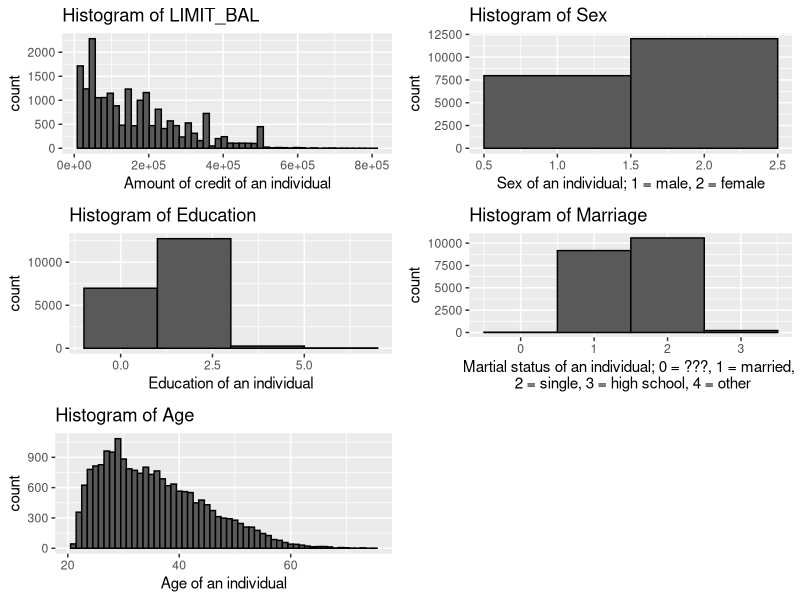
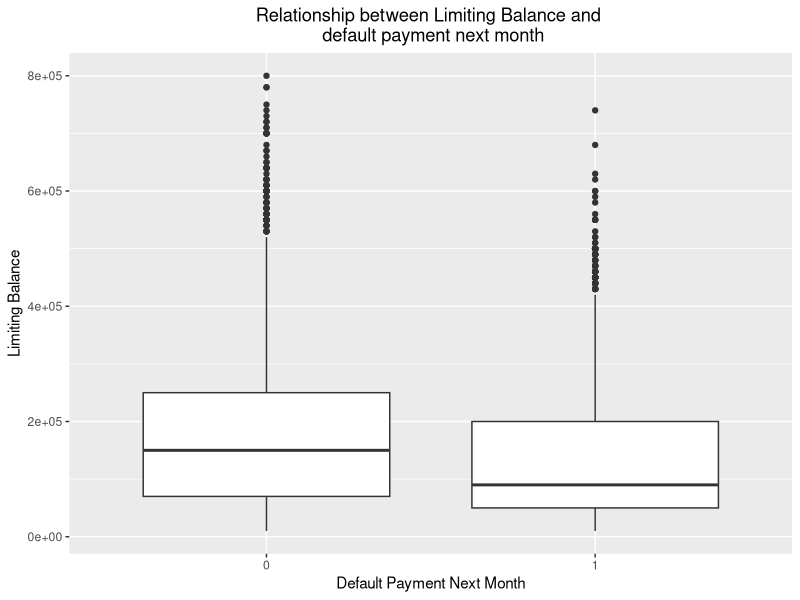
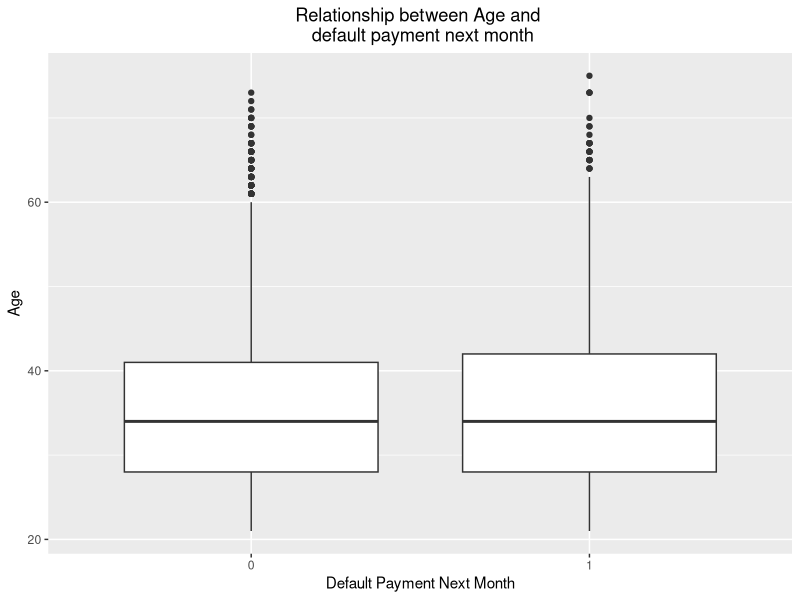
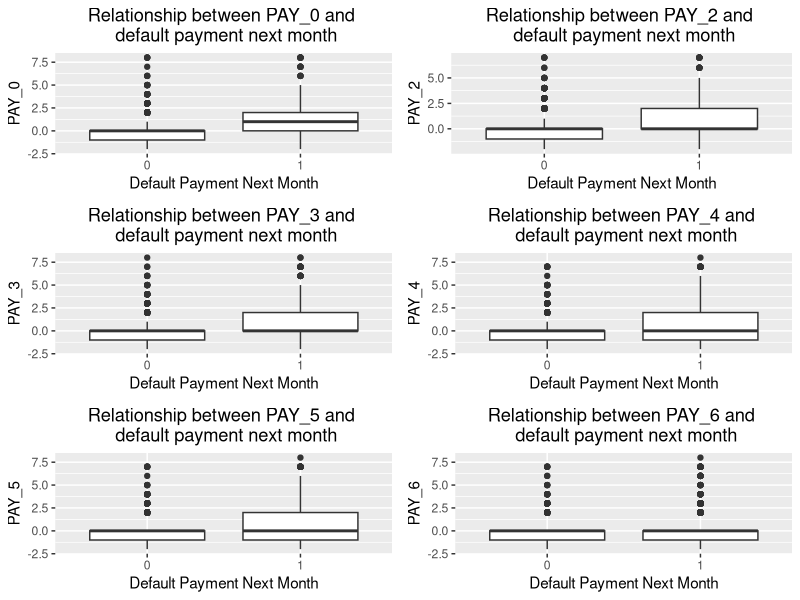
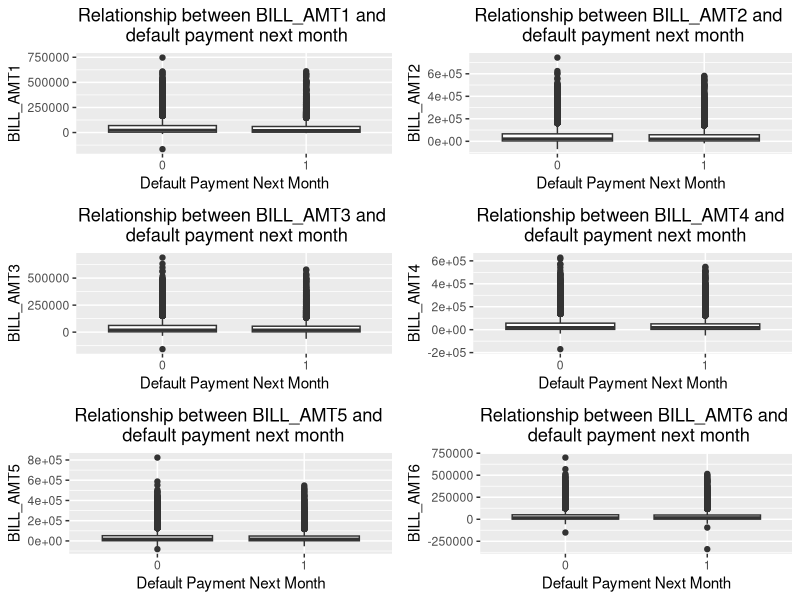
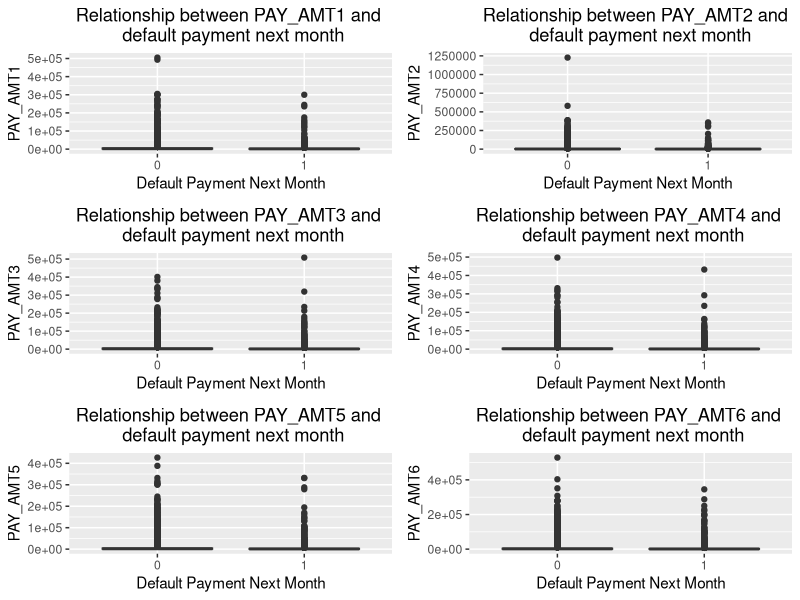
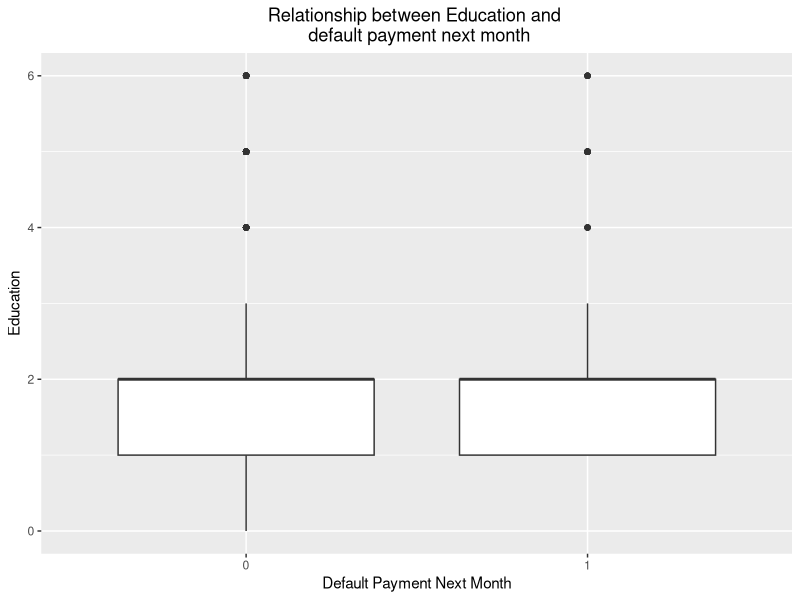

Source code (R) for these figures, in order:
## ---- chunk 1
knitr::opts_chunk$set(echo = TRUE)

# Import libraries
library(tidyverse)
library(gridExtra)
library(caret)
library(MASS)
library(kableExtra)

setwd("E:/Documents/GitHub/SM3_Group_Project")
## ---- chunk 2
# Read in the headers
headers <- read.csv(file = "train.csv", skip=1, header=F, nrows=1, as.is=T)

# Read in complete dataset
dat <- read.csv(file = "train.csv", skip = 2, header = F)

# Add the headers to dataset
colnames(dat) <- headers

# Remove the ID field
dat <- dat[ ,-1]

# Rename response variable for brevity and set as factor
names(dat)[ncol(dat)]<-"y"
dat$y = as.factor(dat$y)

# Split into training and test set
set.seed(250)
trainIndex <- createDataPartition(dat$y, p = .7, list = FALSE, times = 1)
train.set <- dat[trainIndex,]
test.set <- dat[-trainIndex,]
## ---- chunk 3

# p1 <- ggplot(dat, aes(x = y)) +
#   geom_histogram(bins = 2, col = "black") +
#   ggtitle("Histogram of Default Payment Last Month (name?)") +
#   xlab("Default Payment Last Month")

p2 <- ggplot(dat, aes(x = LIMIT_BAL)) +
  geom_histogram(bins = 50, col = "black") +
  ggtitle("Histogram of LIMIT_BAL") +
  xlab("Amount of credit of an individual")

p3 <- ggplot(dat, aes(x = SEX)) +
  geom_histogram(bins = 2, col = "black") +
  ggtitle("Histogram of Sex") +
  xlab("Sex of an individual; 1 = male, 2 = female")

p4 <- ggplot(dat, aes(x = EDUCATION)) +
  geom_histogram(bins = 4, col = "black") +
  ggtitle("Histogram of Education") +
  xlab("Education of an individual")

p5 <- ggplot(dat, aes(x = MARRIAGE)) +
  geom_histogram(bins = 4, col = "black") +
  ggtitle("Histogram of Marriage") +
  xlab("Martial status of an individual; 0 = ???, 1 = married, \n 2 = single, 3 = high school, 4 = other")

p6 <- ggplot(dat, aes(x = AGE)) +
  geom_histogram(binwidth = 1, col = "black") +
  ggtitle("Histogram of Age") +
  xlab("Age of an individual")

# Output plots in 3x2 grid
grid.arrange(p2, p3, p4, p5, p6, nrow = 3)
## ---- chunk 4
headers <- read.csv(file = "train.csv", skip = 1, header = F, nrows = 1, as.is = TRUE)
# Read in complete dataset
dat <- read.csv(file = "train.csv", skip = 2, header = FALSE)
# Add the headers to dataset
colnames(dat) <- headers
## ---- chunk 5
ggplot(aes(x=as.factor(`default payment next month`), y=LIMIT_BAL, group=`default payment next month`),data=dat) + geom_boxplot() + ggtitle("Relationship between Limiting Balance and \n default payment next month") + theme(plot.title = element_text(hjust = 0.5)) + ylab("Limiting Balance") + xlab("Default Payment Next Month")
## ---- chunk 6
print(median(dat$LIMIT_BAL[dat$`default payment next month`==0]))
print(median(dat$LIMIT_BAL[dat$`default payment next month`==1]))
## ---- chunk 7
ggplot(aes(x=as.factor(`default payment next month`), y=AGE, group=`default payment next month`),data=dat) + geom_boxplot() + ggtitle("Relationship between Age and \n default payment next month") + theme(plot.title = element_text(hjust = 0.5)) + ylab("Age") + xlab("Default Payment Next Month")
## ---- chunk 8
print(quantile(dat$AGE[dat$`default payment next month`==0]))
print(quantile(dat$AGE[dat$`default payment next month`==1]))
## ---- chunk 9
p1 <- ggplot(aes(x=as.factor(`default payment next month`), y=PAY_0, group=`default payment next month`),data=dat) + geom_boxplot() + ggtitle("Relationship between PAY_0 and \n default payment next month") + theme(plot.title = element_text(hjust = 0.5)) + ylab("PAY_0") + xlab("Default Payment Next Month")

p2 <- ggplot(aes(x=as.factor(`default payment next month`), y=PAY_2, group=`default payment next month`),data=dat) + geom_boxplot() + ggtitle("Relationship between PAY_2 and \n default payment next month") + theme(plot.title = element_text(hjust = 0.5)) + ylab("PAY_2") + xlab("Default Payment Next Month")

p3 <- ggplot(aes(x=as.factor(`default payment next month`), y=PAY_3, group=`default payment next month`),data=dat) + geom_boxplot() + ggtitle("Relationship between PAY_3 and \n default payment next month") + theme(plot.title = element_text(hjust = 0.5)) + ylab("PAY_3") + xlab("Default Payment Next Month")

p4 <- ggplot(aes(x=as.factor(`default payment next month`), y=PAY_4, group=`default payment next month`),data=dat) + geom_boxplot() + ggtitle("Relationship between PAY_4 and \n default payment next month") + theme(plot.title = element_text(hjust = 0.5)) + ylab("PAY_4") + xlab("Default Payment Next Month")

p5 <- ggplot(aes(x=as.factor(`default payment next month`), y=PAY_5, group=`default payment next month`),data=dat) + geom_boxplot() + ggtitle("Relationship between PAY_5 and \n default payment next month") + theme(plot.title = element_text(hjust = 0.5)) + ylab("PAY_5") + xlab("Default Payment Next Month")

p6 <- ggplot(aes(x=as.factor(`default payment next month`), y=PAY_6, group=`default payment next month`),data=dat) + geom_boxplot() + ggtitle("Relationship between PAY_6 and \n default payment next month") + theme(plot.title = element_text(hjust = 0.5)) + ylab("PAY_6") + xlab("Default Payment Next Month")

# Output plots in 3x2 grid
grid.arrange(p1, p2, p3, p4, p5, p6, nrow = 3)
## ---- chunk 10
p1 <- ggplot(aes(x=as.factor(`default payment next month`), y=BILL_AMT1, group=`default payment next month`),data=dat) + geom_boxplot() + ggtitle("Relationship between BILL_AMT1 and \n default payment next month") + theme(plot.title = element_text(hjust = 0.5)) + ylab("BILL_AMT1") + xlab("Default Payment Next Month")

p2 <- ggplot(aes(x=as.factor(`default payment next month`), y=BILL_AMT2, group=`default payment next month`),data=dat) + geom_boxplot() + ggtitle("Relationship between BILL_AMT2 and \n default payment next month") + theme(plot.title = element_text(hjust = 0.5)) + ylab("BILL_AMT2") + xlab("Default Payment Next Month")

p3 <- ggplot(aes(x=as.factor(`default payment next month`), y=BILL_AMT3, group=`default payment next month`),data=dat) + geom_boxplot() + ggtitle("Relationship between BILL_AMT3 and \n default payment next month") + theme(plot.title = element_text(hjust = 0.5)) + ylab("BILL_AMT3") + xlab("Default Payment Next Month")

p4 <- ggplot(aes(x=as.factor(`default payment next month`), y=BILL_AMT4, group=`default payment next month`),data=dat) + geom_boxplot() + ggtitle("Relationship between BILL_AMT4 and \n default payment next month") + theme(plot.title = element_text(hjust = 0.5)) + ylab("BILL_AMT4") + xlab("Default Payment Next Month")

p5 <- ggplot(aes(x=as.factor(`default payment next month`), y=BILL_AMT5, group=`default payment next month`),data=dat) + geom_boxplot() + ggtitle("Relationship between BILL_AMT5 and \n default payment next month") + theme(plot.title = element_text(hjust = 0.5)) + ylab("BILL_AMT5") + xlab("Default Payment Next Month")

p6 <- ggplot(aes(x=as.factor(`default payment next month`), y=BILL_AMT6, group=`default payment next month`),data=dat) + geom_boxplot() + ggtitle("Relationship between BILL_AMT6 and \n default payment next month") + theme(plot.title = element_text(hjust = 0.5)) + ylab("BILL_AMT6") + xlab("Default Payment Next Month")

# Output plots in 3x2 grid
grid.arrange(p1, p2, p3, p4, p5, p6, nrow = 3)
## ---- chunk 11
print(Med_Def0 <- c(median(dat$BILL_AMT1[dat$`default payment next month`==0]), median(dat$BILL_AMT2[dat$`default payment next month`==0]), median(dat$BILL_AMT3[dat$`default payment next month`==0]), median(dat$BILL_AMT4[dat$`default payment next month`==0]), median(dat$BILL_AMT5[dat$`default payment next month`==0]), median(dat$BILL_AMT6[dat$`default payment next month`==0])))

print(Med_Def1 <- c(median(dat$BILL_AMT1[dat$`default payment next month`==1]), median(dat$BILL_AMT2[dat$`default payment next month`==1]), median(dat$BILL_AMT3[dat$`default payment next month`==1]), median(dat$BILL_AMT4[dat$`default payment next month`==1]), median(dat$BILL_AMT5[dat$`default payment next month`==1]), median(dat$BILL_AMT6[dat$`default payment next month`==1])))

## ---- chunk 12
p1 <- ggplot(aes(x=as.factor(`default payment next month`), y=PAY_AMT1, group=`default payment next month`),data=dat) + geom_boxplot() + ggtitle("Relationship between PAY_AMT1 and \n default payment next month") + theme(plot.title = element_text(hjust = 0.5)) + ylab("PAY_AMT1") + xlab("Default Payment Next Month")

p2 <- ggplot(aes(x=as.factor(`default payment next month`), y=PAY_AMT2, group=`default payment next month`),data=dat) + geom_boxplot() + ggtitle("Relationship between PAY_AMT2 and \n default payment next month") + theme(plot.title = element_text(hjust = 0.5)) + ylab("PAY_AMT2") + xlab("Default Payment Next Month")

p3 <- ggplot(aes(x=as.factor(`default payment next month`), y=PAY_AMT3, group=`default payment next month`),data=dat) + geom_boxplot() + ggtitle("Relationship between PAY_AMT3 and \n default payment next month") + theme(plot.title = element_text(hjust = 0.5)) + ylab("PAY_AMT3") + xlab("Default Payment Next Month")

p4 <- ggplot(aes(x=as.factor(`default payment next month`), y=PAY_AMT4, group=`default payment next month`),data=dat) + geom_boxplot() + ggtitle("Relationship between PAY_AMT4 and \n default payment next month") + theme(plot.title = element_text(hjust = 0.5)) + ylab("PAY_AMT4") + xlab("Default Payment Next Month")

p5 <- ggplot(aes(x=as.factor(`default payment next month`), y=PAY_AMT5, group=`default payment next month`),data=dat) + geom_boxplot() + ggtitle("Relationship between PAY_AMT5 and \n default payment next month") + theme(plot.title = element_text(hjust = 0.5)) + ylab("PAY_AMT5") + xlab("Default Payment Next Month")

p6 <- ggplot(aes(x=as.factor(`default payment next month`), y=PAY_AMT6, group=`default payment next month`),data=dat) + geom_boxplot() + ggtitle("Relationship between PAY_AMT6 and \n default payment next month") + theme(plot.title = element_text(hjust = 0.5)) + ylab("PAY_AMT6") + xlab("Default Payment Next Month")

# Output plots in 3x2 grid
grid.arrange(p1, p2, p3, p4, p5, p6, nrow = 3)
## ---- chunk 13
print(Median_Def0 <- c(median(dat$PAY_AMT1[dat$`default payment next month`==0]), median(dat$PAY_AMT2[dat$`default payment next month`==0]), median(dat$PAY_AMT3[dat$`default payment next month`==0]), median(dat$PAY_AMT4[dat$`default payment next month`==0]), median(dat$PAY_AMT5[dat$`default payment next month`==0]), median(dat$PAY_AMT6[dat$`default payment next month`==0])))

print(Median_Def1 <- c(median(dat$PAY_AMT1[dat$`default payment next month`==1]), median(dat$PAY_AMT2[dat$`default payment next month`==1]), median(dat$PAY_AMT3[dat$`default payment next month`==1]), median(dat$PAY_AMT4[dat$`default payment next month`==1]), median(dat$PAY_AMT5[dat$`default payment next month`==1]), median(dat$PAY_AMT6[dat$`default payment next month`==1])))

## ---- chunk 14
print(male_def <- sum(dat$`default payment next month`[dat$SEX==1])/sum(dat$SEX==1))
print(female_def <- sum(dat$`default payment next month`[dat$SEX==2])/sum(dat$SEX==2))
## ---- chunk 15
ggplot(aes(x=as.factor(`default payment next month`), y=EDUCATION, group=`default payment next month`),data=dat) + geom_boxplot() + ggtitle("Relationship between Education and \n default payment next month") + theme(plot.title = element_text(hjust = 0.5)) + ylab("Education") + xlab("Default Payment Next Month")
mean(dat$EDUCATION[dat$`default payment next month`==0])
mean(dat$EDUCATION[dat$`default payment next month`==1])
## ---- chunk 16
print(mean(dat$MARRIAGE[dat$`default payment next month`==0]))
print(mean(dat$MARRIAGE[dat$`default payment next month`==1]))
## ---- chunk 17
# Initialize cross validation control
fitControl <- trainControl(method = "repeatedcv", number = 10)

set.seed(489)

# Train logistic regression model
mdl_logistic <- train(y~., data=train.set, method="glm", family=binomial(), trControl=fitControl, preProcess=c("center", "scale"))

# Train linear SVM
# mdl_svm_lin <- train(y~., data=train.set, method = "svmLinear", trControl=fitControl, preProcess=c("center", "scale"), tuneLength = 10)

# Train non-linear SVM - requires tuning hyperparameter C
# mdl_svm_radial <- train(y~., data=train.set, method="svmRadial",
# trControl=fitControl, preProcess=c("center", "scale"), tuneLength = 10)

# # Train decision model
mdl_dt <- train(y~., data=train.set, method="ctree", trControl=fitControl)
# 
# # Train random forest
# mdl_rf <- train(y~., data=train.set, method="cforest",  trControl=fitControl)
# 
# # Train AdaBoost
# mdl_ada <- train(y~., data=train.set, method = "adaboost", trControl=fitControl)
## ---- chunk 18
# Generate predicted classifications on test set with each model
pred_logistic <- predict(mdl_logistic,test.set)
# pred_svm_lin <- predict(mdl_svm_lin,test.set)
# pred_svm_radial <- predict(mdl_svm_radial,test.set)
pred_dt <- predict(mdl_dt,test.set)
# pred_rf <- predict(mdl_rf,test.set)
# pred_ada <- predict(mdl_ada,test.set)

# Store the results
cm_logistic <- confusionMatrix(pred_logistic, test.set$y)
# cm_svm_lin_pred <-  confusionMatrix(svm_lin_pred,test.set$y)
# cm_svm_radial_pred <-  confusionMatrix(svm_radial_pred,test.set$y)
cm_dt_pred <-  confusionMatrix(pred_dt,test.set$y)
# cm_rf_pred <-  confusionMatrix(rf_pred,test.set$y)
# cm_ada_pred <-  confusionMatrix(ada_pred,test.set$y)

# Extract the accuracy of each model
accuracy_logistic <- cm_logistic$overall[1]
# accuracy_svm_lin <- confusionMatrix(svm_lin_pred,test.set$y)
# accuracy_svm_radial <-confusionMatrix(svm_radial_pred,test.set$y)
accuracy_dt <- cm_dt_pred$overall[1]
# accuracy_rf <- confusionMatrix(rf_pred,test.set$y)
# accuracy_ada <- confusionMatrix(ada_pred,test.set$y)

# Placeholders
accuracy_svm_lin <- 0
accuracy_svm_radial <- 0
accuracy_rf <- 0
accuracy_ada <- 0

models_list <- c("Logistic Regression", "Linear SVM", "RBF Kernel SVM", "Decision Tree", "Random Forest", "AdaBoost")
accuracy_list <- c(round(accuracy_logistic*100,3), round(accuracy_svm_lin*100,3), round(accuracy_svm_radial*100,3), round(accuracy_dt*100,3), round(accuracy_rf*100,3), round(accuracy_ada*100,3))

accuracy_tbl <- data.frame(Model=models_list, Accuracy=accuracy_list) 
